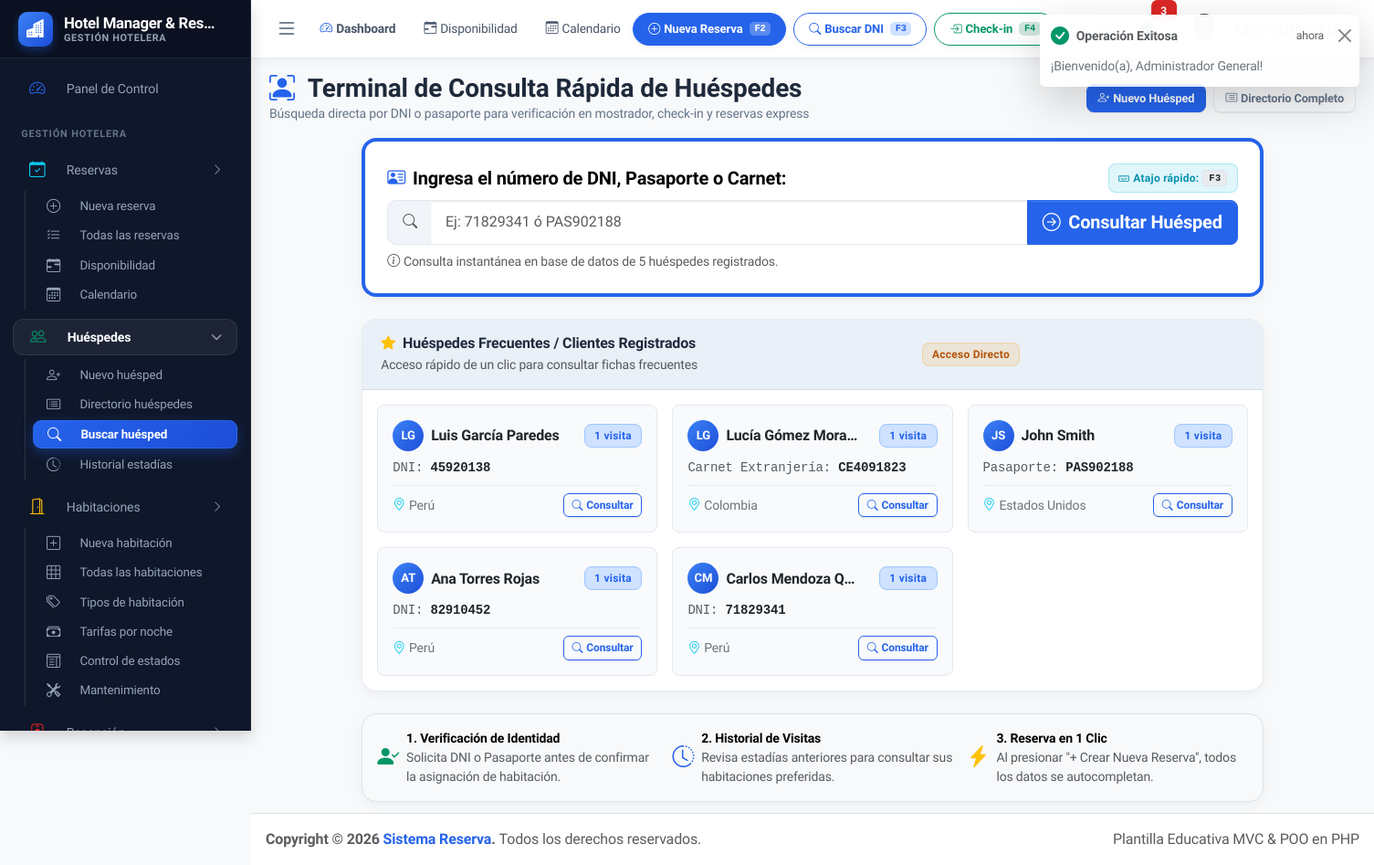
The app's page /index.php?url=huespedes/buscar (signed in) with its own data.
### tables this page shows
CREATE TABLE IF NOT EXISTS huespedes (
    id INT AUTO_INCREMENT PRIMARY KEY,
    tipo_documento ENUM('DNI', 'Pasaporte', 'Carnet Extranjería', 'Otro') DEFAULT 'DNI',
    numero_documento VARCHAR(30) NOT NULL UNIQUE,
    nombres VARCHAR(100) NOT NULL,
    apellidos VARCHAR(100) NOT NULL,
    correo VARCHAR(150) NULL,
    telefono VARCHAR(30) NULL,
    nacionalidad VARCHAR(80) DEFAULT 'Perú',
    direccion VARCHAR(255) NULL,
    notas TEXT NULL,
    estado TINYINT(1) DEFAULT 1 COMMENT '1: Activo, 0: Inactivo',
    created_at TIMESTAMP DEFAULT CURRENT_TIMESTAMP,
    updated_at TIMESTAMP DEFAULT CURRENT_TIMESTAMP ON UPDATE CURRENT_TIMESTAMP,
    INDEX idx_doc (numero_documento),
    INDEX idx_nombres (nombres, apellidos)
);

### app/Views/huespedes/buscar.php (the view, shortened to what the rows shown need)
<div class="app-content">
    <div class="container-fluid">
        <div class="row justify-content-center">
            <div class="col-12 col-xl-10">
                <div class="card mb-4">
                    <div class="card-body p-3">
                        <div class="row g-3">
                            <?php if (empty($frecuentes)): ?>
                                <div class="col-12 text-center text-muted py-3">No hay registros disponibles.</div>
                            <?php else: ?>
                                <?php foreach ($frecuentes as $hf): ?>
                                    <?php
                                        $iniHf = mb_strtoupper(mb_substr($hf['nombres'], 0, 1) . mb_substr($hf['apellidos'], 0, 1));
                                        $totalRes = (int)($hf['total_reservas'] ?? 0);
                                        $esVip = $totalRes >= 2;
                                    ?>
                                    <div class="col-12 col-md-6 col-xl-4">
                                        <div class="card-frecuente-item p-3 rounded-3 border h-100 d-flex flex-column justify-content-between shadow-xs">
                                            <div>
                                                <div class="d-flex justify-content-between align-items-center mb-2">
                                                    <div class="d-flex align-items-center gap-2 min-w-0">
                                                        <div class="rounded-circle d-flex align-items-center justify-content-center text-white fw-bold shadow-xs flex-shrink-0" style="width: 34px; height: 34px; font-size: 0.82rem; background: <?= $esVip ? 'linear-gradient(135deg, #f59e0b, #d97706)' : 'linear-gradient(135deg, #3b82f6, #1d4ed8)' ?>;">
                                                            <?= $iniHf ?>
                                                        </div>
                                                        <h6 class="fw-bold mb-0 text-truncate text-body" style="max-width: 145px;" title="<?= htmlspecialchars($hf['nombres'] . ' ' . $hf['apellidos']) ?>">
                                                            <?= htmlspecialchars($hf['nombres'] . ' ' . $hf['apellidos']) ?>
                                                        </h6>
                                                    </div>
                                                    <span class="badge <?= $esVip ? 'bg-warning-subtle text-warning-emphasis border border-warning-subtle' : 'bg-primary-subtle text-primary border border-primary-subtle' ?>" style="font-size: 0.72rem;">
                                                        <?= $totalRes ?> <?= $totalRes === 1 ? 'visita' : 'visitas' ?>
                                                    </span>
                                                </div>
                                                <div class="small text-muted mb-2 font-monospace">
                                                    <?= htmlspecialchars($hf['tipo_documento']) ?>: <strong class="text-body"><?= htmlspecialchars($hf['numero_documento']) ?></strong>
                                                </div>
                                            </div>
                                            <div class="d-flex justify-content-between align-items-center pt-2 border-top border-light-subtle">
                                                <span class="text-secondary small">
                                                    <i class="bi bi-geo-alt me-1 text-info"></i><?= htmlspecialchars($hf['nacionalidad'] ?: 'Perú') ?>
                                                </span>
                                                <a href="<?= url('huespedes/buscar?documento=' . urlencode($hf['numero_documento'])) ?>" class="btn btn-outline-primary btn-xs" style="font-size: 0.75rem;">
                                                    <i class="bi bi-search me-1"></i>Consultar
                                                </a>
                                            </div>
                                        </div>
                                    </div>
                                <?php endforeach; ?>
                            <?php endif; ?>
                        </div>
                    </div>
                </div>
            </div>
        </div>
    </div>
</div>

### records on screen
huespedes: iniHf "LG", nombres+apellidos "Luis García Paredes", totalRes "1", tipo_documento "DNI", numero_documento "45920138", nacionalidad "Perú"
huespedes: iniHf "LG", nombres+apellidos "Lucía Gómez Mora…", totalRes "1", tipo_documento "Carnet Extranjería", numero_documento "CE4091823", nacionalidad "Colombia"
huespedes: iniHf "JS", nombres+apellidos "John Smith", totalRes "1", tipo_documento "Pasaporte", numero_documento "PAS902188", nacionalidad "Estados Unidos"
huespedes: iniHf "AT", nombres+apellidos "Ana Torres Rojas", totalRes "1", tipo_documento "DNI", numero_documento "82910452", nacionalidad "Perú"
huespedes: iniHf "CM", nombres+apellidos "Carlos Mendoza Q…", totalRes "1", tipo_documento "DNI", numero_documento "71829341", nacionalidad "Perú"

### other values on screen
$flashTitulo "Operación Exitosa"
$_SESSION['flash']['mensaje'] "¡Bienvenido(a), Administrador General!"
$totalAlertas "3"
auth_user('nombre') "Administrador G…"
$nombreEmpresa "Hotel Manager & Res…"
$titulo "Terminal de Consulta Rápida de Huéspedes"
$subtitulo "Búsqueda directa por DNI o pasaporte para verificación en mostrador, check-in y reservas express"
$accion['texto'] "Nuevo Huésped"
$accion['texto'] "Directorio Completo"
$totalHuespedes "5"
